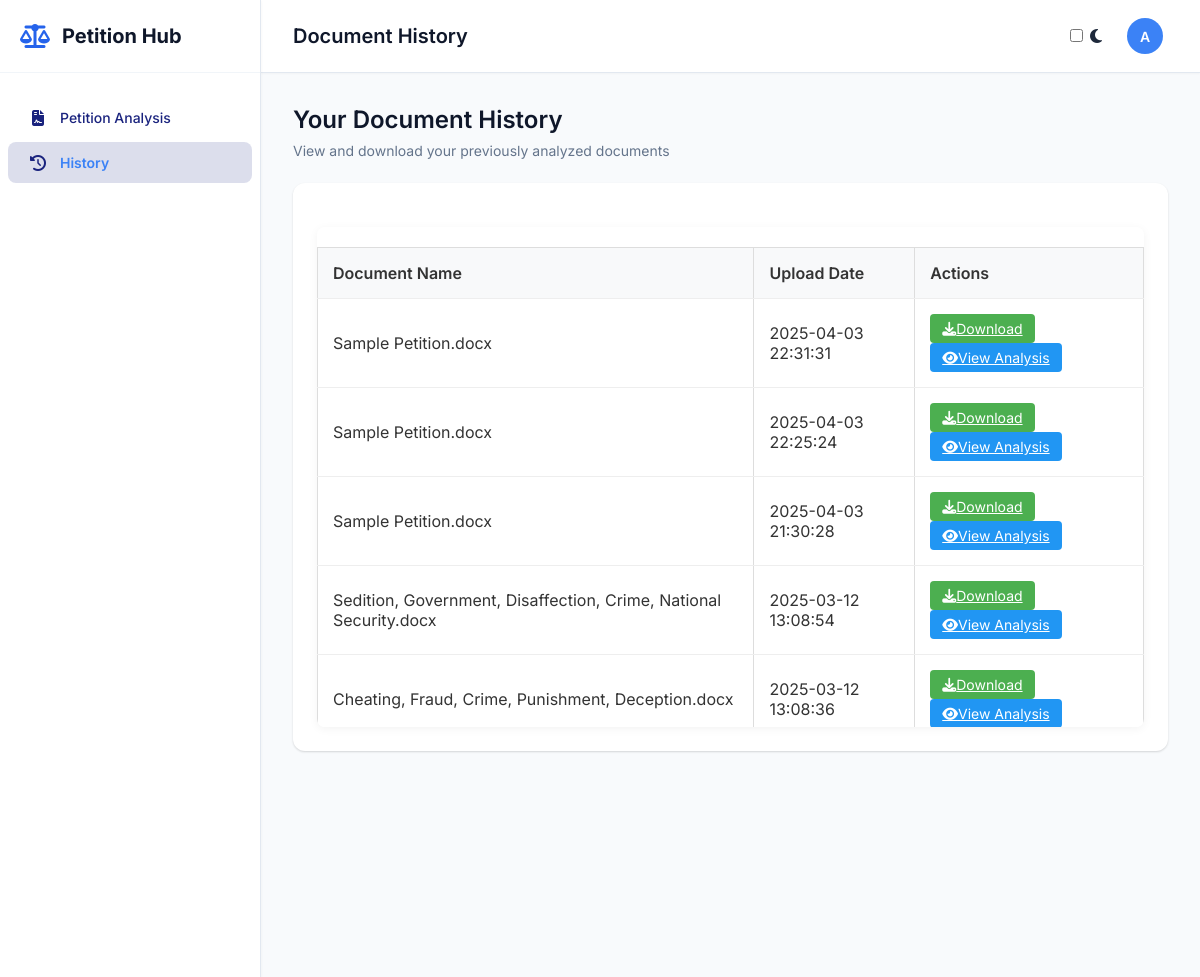
Page /history (signed in, upper part) on the earlier database version.
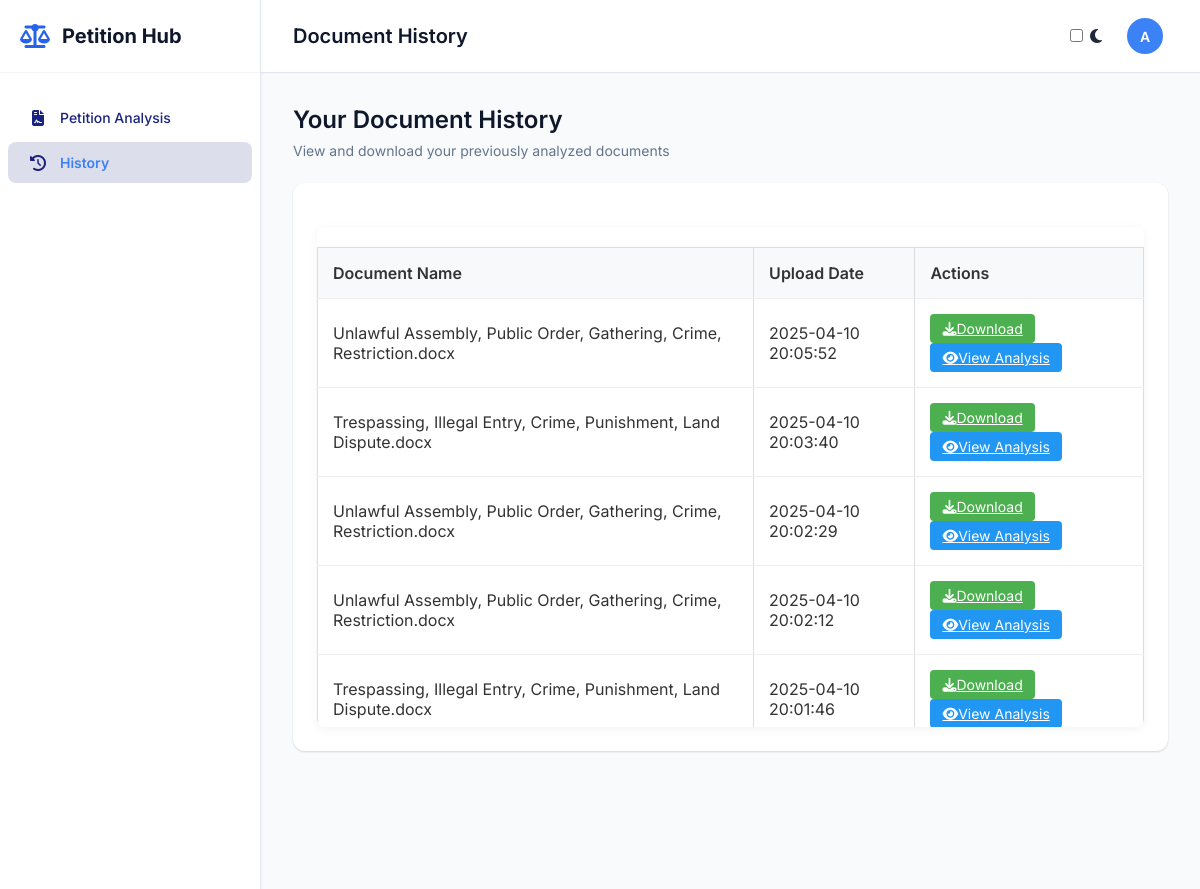
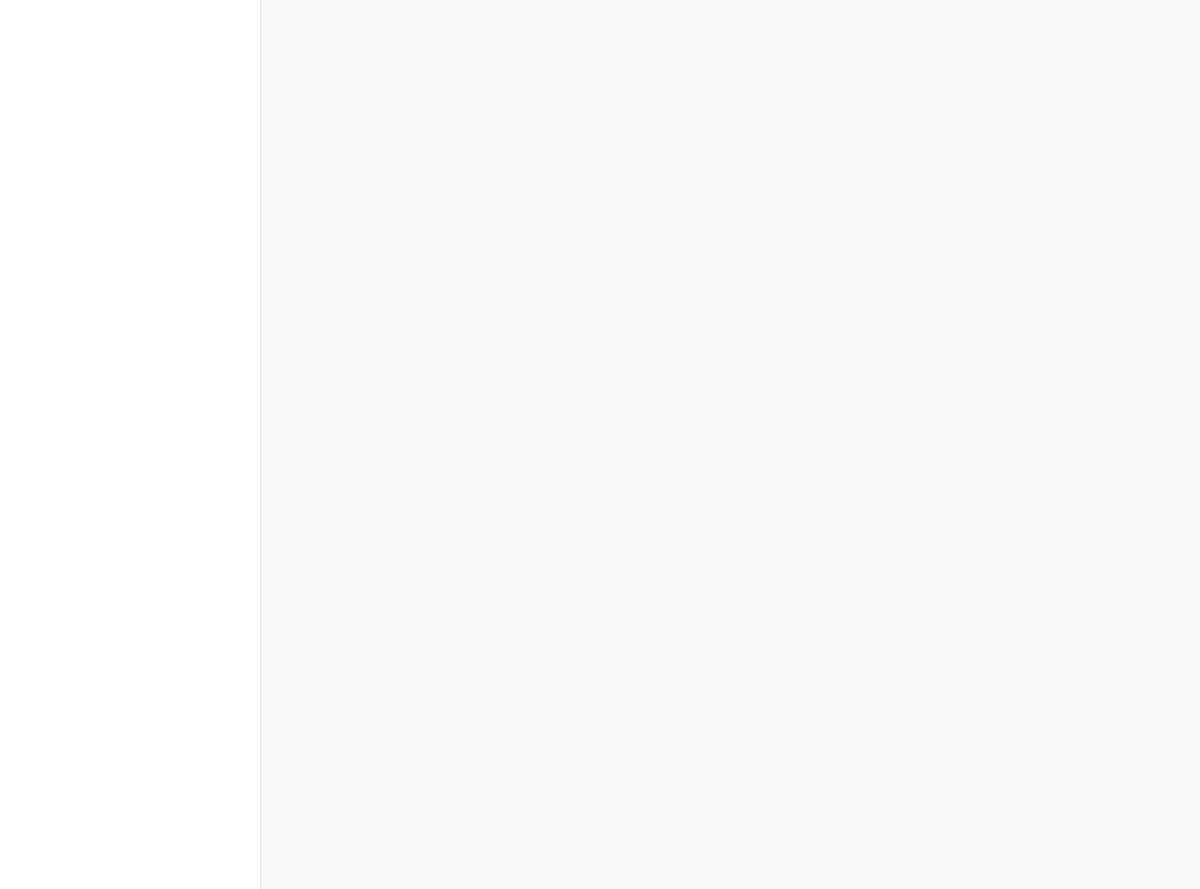
Same page on the later database version (2 pictures, top to bottom).
### tables this page shows
CREATE TABLE document_history (
                        doc_id TEXT PRIMARY KEY,
                        user_id INTEGER NOT NULL,
                        filename TEXT NOT NULL,
                        original_filename TEXT NOT NULL,
                        upload_date TIMESTAMP NOT NULL,
                        analysis_results TEXT,
                        file_path TEXT NOT NULL,
                        FOREIGN KEY (user_id) REFERENCES users (user_id)
                    );

### app.py (the view)
@app.route('/history')
def history():
    if 'username' not in session:
        return redirect(url_for('login'))
    documents = get_user_documents(session['username'])
    return render_template('history.html', username=session['username'], documents=documents)

### db_connection.py (called while the page is built)
def create_connection(db_file):
    os.makedirs(os.path.dirname(db_file), exist_ok=True)
    conn = None
    try:
        conn = sqlite3.connect(db_file)
        return conn
    except sqlite3.Error as e:
        print(f"Database connection error: {e}")
    return conn

def get_user_id(username):
    db_path = os.path.join(os.path.dirname(__file__), 'database.db')
    conn = create_connection(db_path)
    if conn is None:
        print("Failed to create database connection.")
        return None
    with conn:
        cur = conn.cursor()
        cur.execute("SELECT user_id FROM users WHERE username=?", (username,))
        result = cur.fetchone()
        return result[0] if result else None

def get_user_documents(username):
    user_id = get_user_id(username)
    if not user_id:
        return []
    db_path = os.path.join(os.path.dirname(__file__), 'database.db')
    conn = create_connection(db_path)
    if conn is None:
        print("Failed to create database connection.")
        return []
    with conn:
        cur = conn.cursor()
        cur.execute(
            "SELECT doc_id, original_filename, upload_date, file_path FROM document_history WHERE user_id=? ORDER BY upload_date DESC",
            (user_id,)
        )
        return cur.fetchall()

### templates/history.html (shortened to what this page needs)
<!DOCTYPE html>
<html lang="en">
<head>
    <link rel="stylesheet" href="{{ url_for('static', filename='style.css') }}">
    <link rel="stylesheet" href="https://cdnjs.cloudflare.com/ajax/libs/font-awesome/6.4.0/css/all.min.css">
</head>
<body class="home-body">
    <div class="app-container">
        <aside class="sidebar">
            <div class="sidebar-header">
                <div class="logo">
                    <i class="fas fa-scale-balanced"></i>
                    <span>Petition Hub</span>
                </div>
            </div>
            <nav class="sidebar-nav">
                <ul>
                    <li><a href="{{ url_for('home') }}"><i class="fas fa-file-contract"></i> Petition Analysis</a></li>
                    <li class="active"><a href="{{ url_for('history') }}"><i class="fas fa-history"></i> History</a></li>
                </ul>
            </nav>
        </aside>
        <main class="main-content">
            <header class="top-header">
                <div class="page-title">
                    <h1>Document History</h1>
                </div>
                <div class="user-profile">
                    <div class="theme-switch">
                        <input type="checkbox" id="theme-toggle">
                        <label for="theme-toggle">
                            <i class="fas fa-moon"></i>
                        </label>
                    </div>
                    <div class="user-info" onclick="toggleProfilePopup()">
                        <div class="avatar">
                            <span>{{ username[0] | upper }}</span>
                        </div>
                    </div>
                </div>
            </header>
            <div class="dashboard">
                <div class="dashboard-header">
                    <h2>Your Document History</h2>
                    <p>View and download your previously analyzed documents</p>
                </div>
                <div class="card">
                    <div class="card-content">
                        {% if documents and documents|length > 0 %}
                        <div class="table-container">
                            <table class="history-table">
                                <thead>
                                    <tr>
                                        <th>Document Name</th>
                                        <th>Upload Date</th>
                                        <th>Actions</th>
                                    </tr>
                                </thead>
                                <tbody>
                                    {% for doc in documents %}
                                    <tr>
                                        <td>{{ doc[1] }}</td>
                                        <td>{{ doc[2] }}</td>
                                        <td>
                                            <a href="{{ url_for('download_document', doc_id=doc[0]) }}" class="action-btn download-btn">
                                                <i class="fas fa-download"></i> Download
                                            </a>
                                            <a href="{{ url_for('view_analysis', doc_id=doc[0]) }}" class="action-btn view-btn">
                                                <i class="fas fa-eye"></i> View Analysis
                                            </a>
                                        </td>
                                    </tr>
                                    {% endfor %}
                                </tbody>
                            </table>
                        </div>
                        {% endif %}
                    </div>
                </div>
            </div>
        </main>
    </div>
</body>
</html>

### static/style.css (style rules this page uses)
body { font-family: 'Inter', 'Segoe UI', 'Roboto', sans-serif; background: linear-gradient(135deg, #f5f7fa 0%, #c3cfe2 100%); margin: 0; padding: 0; display: flex; justify-content: center; align-items: center; min-height: 100vh; color: #333; }
h1 { color: #333; font-size: 28px; margin-bottom: 20px; }
body { font-family: Arial, sans-serif; }
.home-body { display: block; background: #f8fafc; min-height: 100vh; margin: 0; padding: 0; font-family: 'Inter', sans-serif; color: #1e293b; }
.app-container { display: flex; width: 100%; height: 100vh; overflow: hidden; }
.sidebar { width: 260px; background: #ffffff; border-right: 1px solid #e2e8f0; display: flex; flex-direction: column; height: 100%; box-shadow: 0 1px 3px rgba(0, 0, 0, 0.05); z-index: 10; }
.sidebar-header { padding: 24px 20px; border-bottom: 1px solid #f1f5f9; }
.logo { display: flex; align-items: center; font-weight: 700; font-size: 20px; color: #0f172a; }
.logo i { font-size: 24px; margin-right: 12px; color: #2563eb; }
.sidebar-nav { flex: 1; padding: 20px 0; overflow-y: auto; }
.sidebar-nav ul { list-style: none; padding: 0; margin: 0; }
.sidebar-nav li { margin-bottom: 2px; }
.sidebar-nav a { display: flex; align-items: center; padding: 12px 20px; color: #64748b; text-decoration: none; font-weight: 500; font-size: 14px; border-radius: 6px; margin: 0 8px; transition: all 0.2s ease; }
.sidebar-nav a i { margin-right: 12px; font-size: 16px; width: 20px; text-align: center; }
.sidebar-nav li.active a { background: #eff6ff; color: #3b82f6; font-weight: 600; }
.main-content { flex: 1; display: flex; flex-direction: column; overflow: hidden; background: #f8fafc; }
.top-header { height: 72px; display: flex; align-items: center; justify-content: space-between; padding: 0 32px; background: #ffffff; border-bottom: 1px solid #e2e8f0; box-shadow: 0 1px 2px rgba(0, 0, 0, 0.03); }
.page-title h1 { font-size: 20px; font-weight: 600; color: #0f172a; margin: 0; }
.user-profile { display: flex; align-items: center; gap: 20px; }
.user-info { display: flex; align-items: center; gap: 12px; }
.avatar { width: 36px; height: 36px; background: #3b82f6; border-radius: 50%; display: flex; align-items: center; justify-content: center; color: white; font-weight: 600; font-size: 14px; }
.dashboard { flex: 1; padding: 32px; overflow-y: auto; }
.dashboard-header { margin-bottom: 24px; }
.dashboard-header h2 { font-size: 24px; font-weight: 600; color: #0f172a; margin: 0 0 8px 0; }
.dashboard-header p { font-size: 14px; color: #64748b; margin: 0; }
.card { background: #ffffff; border-radius: 12px; box-shadow: 0 1px 3px rgba(0, 0, 0, 0.05), 0 1px 2px rgba(0, 0, 0, 0.1); margin-bottom: 24px; overflow: hidden; transition: transform 0.2s ease, box-shadow 0.2s ease; }
.card-content { padding: 24px; }
table { width: 100%; border-collapse: collapse; margin-top: 20px; background-color: var(--table-bg, #ffffff); color: var(--text-color, #333333); }
th { background-color: var(--th-bg, #f4f4f4); color: var(--text-color, #333333); padding: 10px; text-align: left; border: 1px solid var(--border-color, #ddd); }
td { padding: 10px; text-align: left; border: 1px solid var(--border-color, #ddd); background-color: var(--td-bg, #ffffff); color: var(--text-color, #333333); }
tr:nth-child(even) { background-color: var(--tr-even-bg, #f9f9f9); }
tr:nth-child(odd) { background-color: var(--tr-odd-bg, #ffffff); }

Differences in the rows shown:
no longer on this page (row unchanged): document_history: original_filename "Sample Petition.docx", upload_date "2025-04-03 22:31:31"
no longer on this page (row unchanged): document_history: original_filename "Sample Petition.docx", upload_date "2025-04-03 22:25:24"
no longer on this page (row unchanged): document_history: original_filename "Sample Petition.docx", upload_date "2025-04-03 21:30:28"
no longer on this page (row unchanged): document_history: original_filename "Sedition, Government, Disaffection, Crime, National Security.docx", upload_date "2025-03-12 13:08:54"
no longer on this page (row unchanged): document_history: original_filename "Cheating, Fraud, Crime, Punishment, Deception.docx", upload_date "2025-03-12 13:08:36"
added document_history: original_filename "Unlawful Assembly, Public Order, Gathering, Crime, Restriction.docx", upload_date "2025-04-10 20:05:52"
added document_history: original_filename "Trespassing, Illegal Entry, Crime, Punishment, Land Dispute.docx", upload_date "2025-04-10 20:03:40"
added document_history: original_filename "Unlawful Assembly, Public Order, Gathering, Crime, Restriction.docx", upload_date "2025-04-10 20:02:29"
added document_history: original_filename "Unlawful Assembly, Public Order, Gathering, Crime, Restriction.docx", upload_date "2025-04-10 20:02:12"
added document_history: original_filename "Trespassing, Illegal Entry, Crime, Punishment, Land Dispute.docx", upload_date "2025-04-10 20:01:46"
